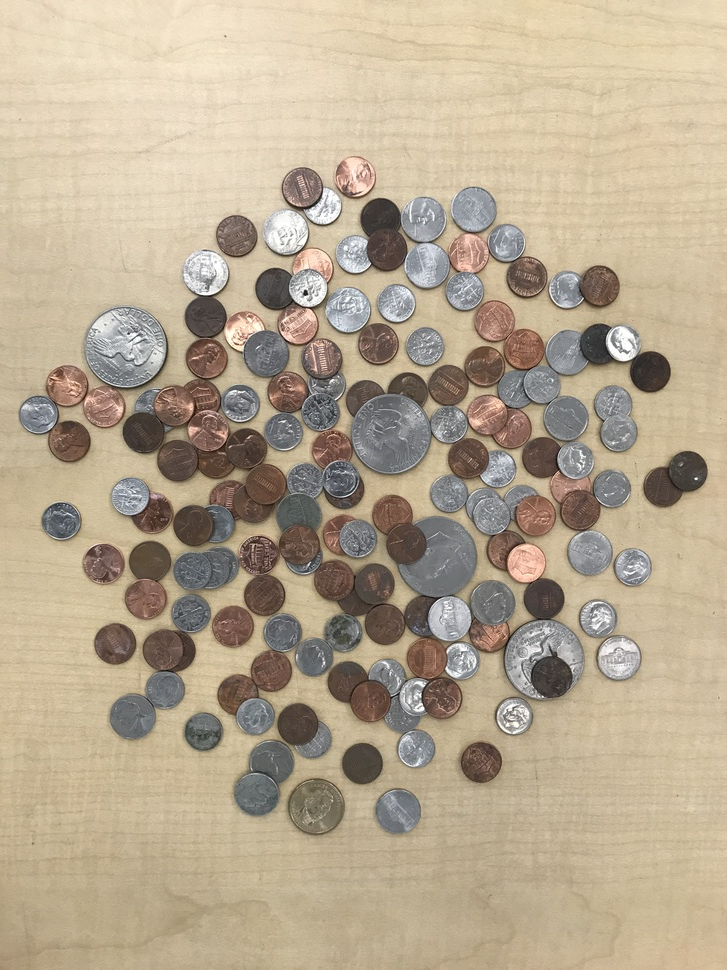
//> input picture circle-detection/image.jpg, 727 x 970 px, shrunk from 3024 x 4032 before the run
$ ./demotest image.jpg   (built with g++ and OpenCV 4)
//> lines starting //> are read from the running program, lines starting //| are printed output that depends on the picture; after the words box and inside, x2 and y2 are one past the last pixel; in counts of white or black regions, pixels touching at a corner belong together
#include <opencv2/core/utility.hpp>
#include "opencv2/imgproc.hpp"
#include "opencv2/imgcodecs.hpp"
#include "opencv2/highgui.hpp"
#include <iostream>
using namespace cv;
using namespace std;
Mat img;
int threshval = 100;
static void on_trackbar(int, void*)
{
    Mat bw = threshval < 128 ? (img < threshval) : (img > threshval);
    Mat labelImage(img.size(), CV_32S);
    int nLabels = connectedComponents(bw, labelImage, 8);
    std::vector<Vec3b> colors(nLabels);
    colors[0] = Vec3b(0, 0, 0);//background
    for(int label = 1; label < nLabels; ++label){
        colors[label] = Vec3b( (rand()&255), (rand()&255), (rand()&255) );
    }
    Mat dst(img.size(), CV_8UC3);
    for(int r = 0; r < dst.rows; ++r){
        for(int c = 0; c < dst.cols; ++c){
            int label = labelImage.at<int>(r, c);
            Vec3b &pixel = dst.at<Vec3b>(r, c);
            pixel = colors[label];
         }
     }
    imshow( "Connected Components", dst );
}
int main( int argc, const char** argv )
{
    CommandLineParser parser(argc, argv, "{@image|stuff.jpg|image for converting to a grayscale}");
    parser.about("\nThis program demonstrates connected components and use of the trackbar\n");
    parser.printMessage();
    cout << "\nThe image is converted to grayscale and displayed, another image has a trackbar\n"
            "that controls thresholding and thereby the extracted contours which are drawn in color\n";
    String inputImage = parser.get<string>(0);
    img = imread(samples::findFile(inputImage), IMREAD_GRAYSCALE);
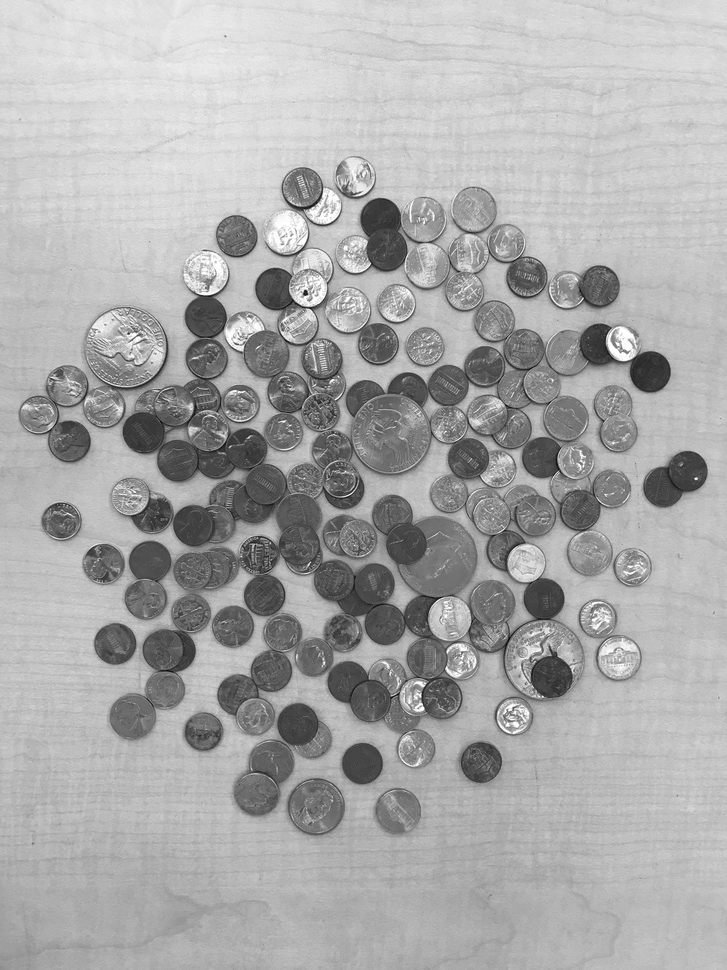
//> img: 970 rows x 727 cols, CV_8UC1; min 5, max 255, mean 169.4
    if(img.empty())
    {
        cout << "Could not read input image file: " << inputImage << endl;
        return EXIT_FAILURE;
    }
    imshow( "Image", img );
    namedWindow( "Connected Components", WINDOW_AUTOSIZE);
    createTrackbar( "Threshold", "Connected Components", &threshval, 255, on_trackbar );
    on_trackbar(threshval, 0);
//> in on_trackbar, `Mat bw = threshval < 128 ? (img < threshval) : (img > threshval);`:
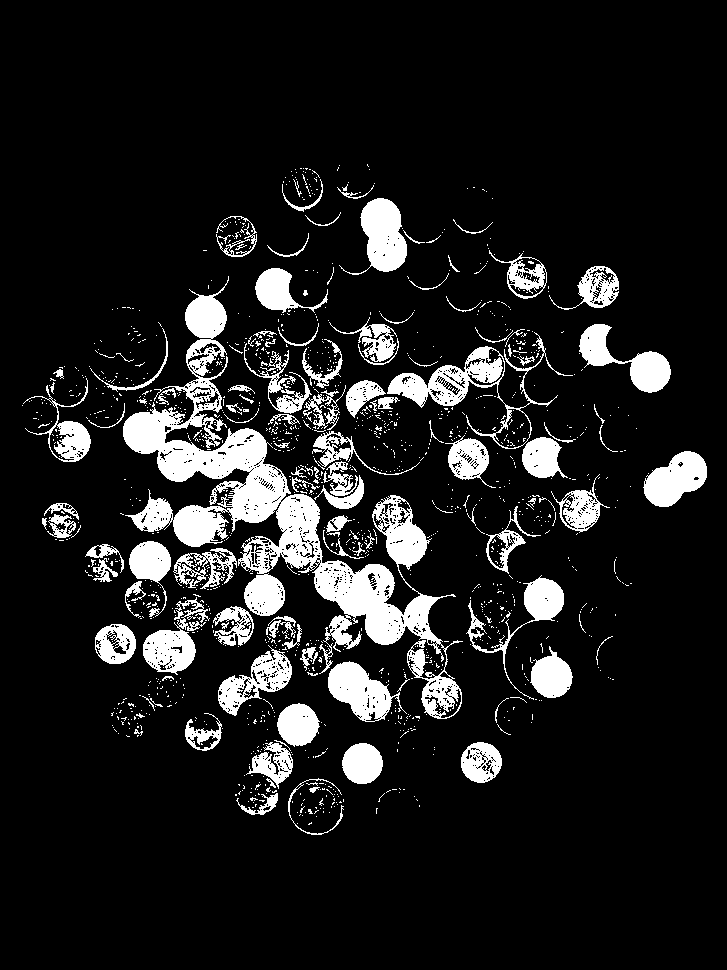
//> bw: 970 rows x 727 cols, CV_8UC1; 11.8% white; 1329 white regions (1212 under 20 px), largest, box (x1, y1, x2, y2) and area: (123, 276, 463, 719) 28358, (387, 332, 573, 449) 3578, (339, 198, 407, 275) 2564
//> in on_trackbar, `int nLabels = connectedComponents(bw, labelImage, 8);`:
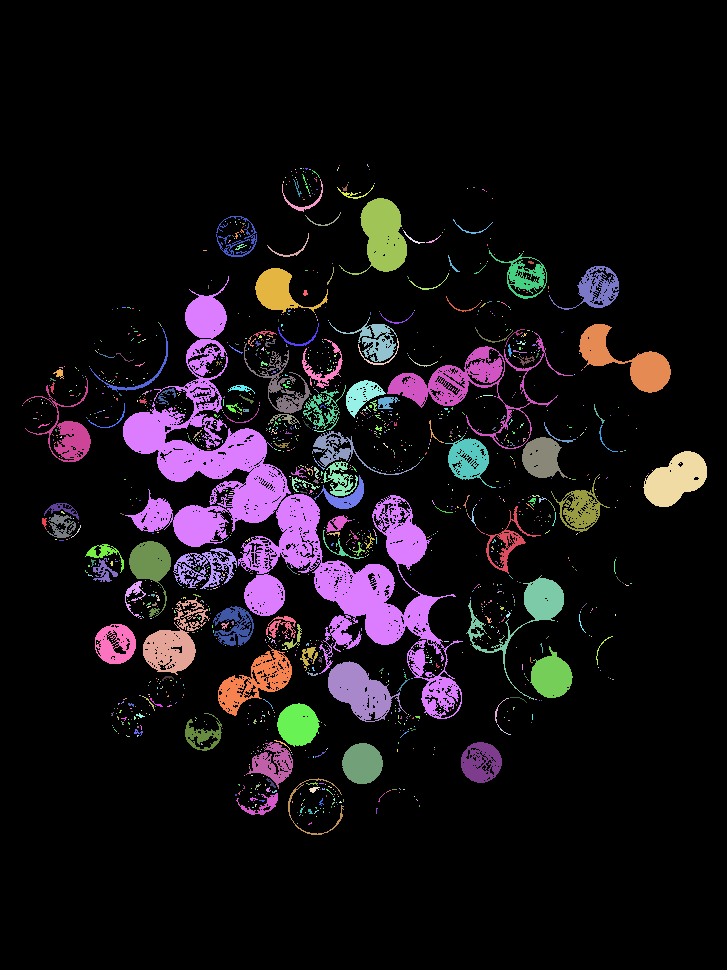
//> labelImage: 970 rows x 727 cols, CV_32SC1; 1330 distinct labels, from 0 to 1329; one colour per label, 0 black
//> in on_trackbar, `int nLabels = connectedComponents(bw, labelImage, 8);`: nLabels = 1330
//> in on_trackbar, `imshow( "Connected Components", dst );`:
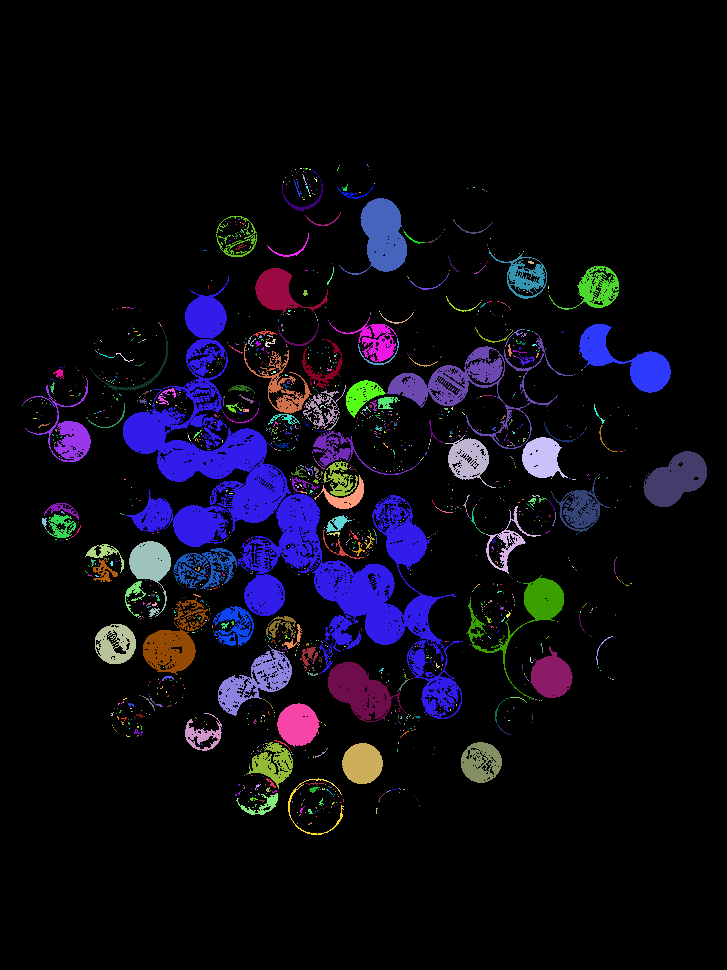
//> window 'Connected Components': 970 rows x 727 cols, CV_8UC3; mean B, G, R 20.1, 9.7, 11.9
    waitKey(0);
    return EXIT_SUCCESS;
}

$ run again, on circle-detection/coins2.jpg
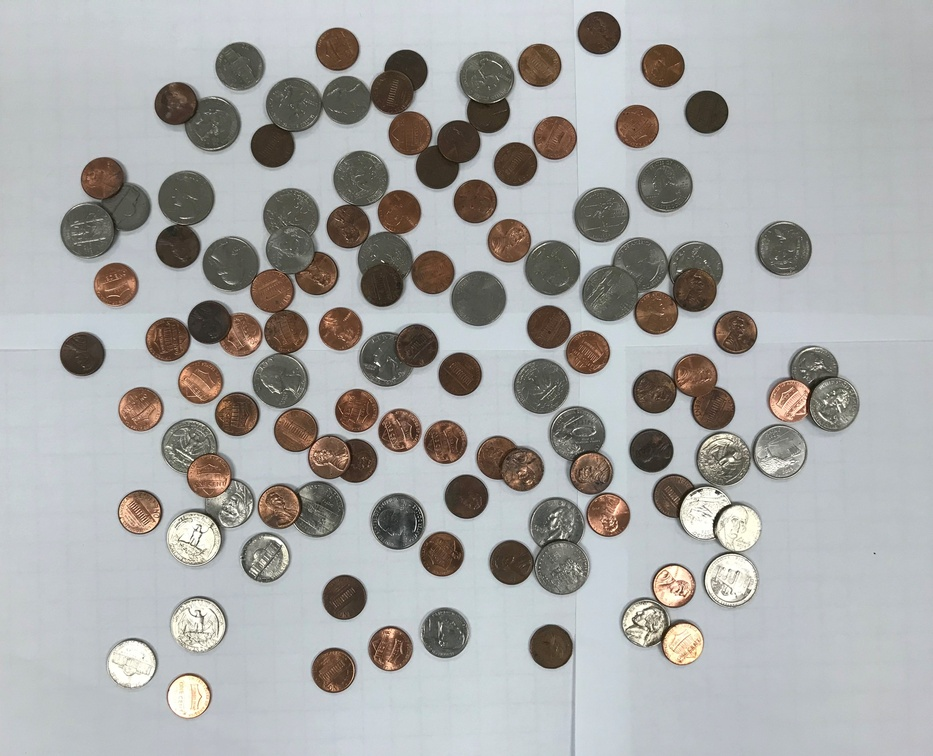
//> input picture circle-detection/coins2.jpg, 933 x 756 px, shrunk from 3696 x 2997 before the run
//> bw: 756 rows x 933 cols, CV_8UC1; 20.3% white; 671 white regions (582 under 20 px), largest, box (x1, y1, x2, y2) and area: (251, 50, 514, 189) 15018, (203, 189, 339, 408) 10971, (327, 151, 454, 307) 9454
//> in on_trackbar, `int nLabels = connectedComponents(bw, labelImage, 8);`:
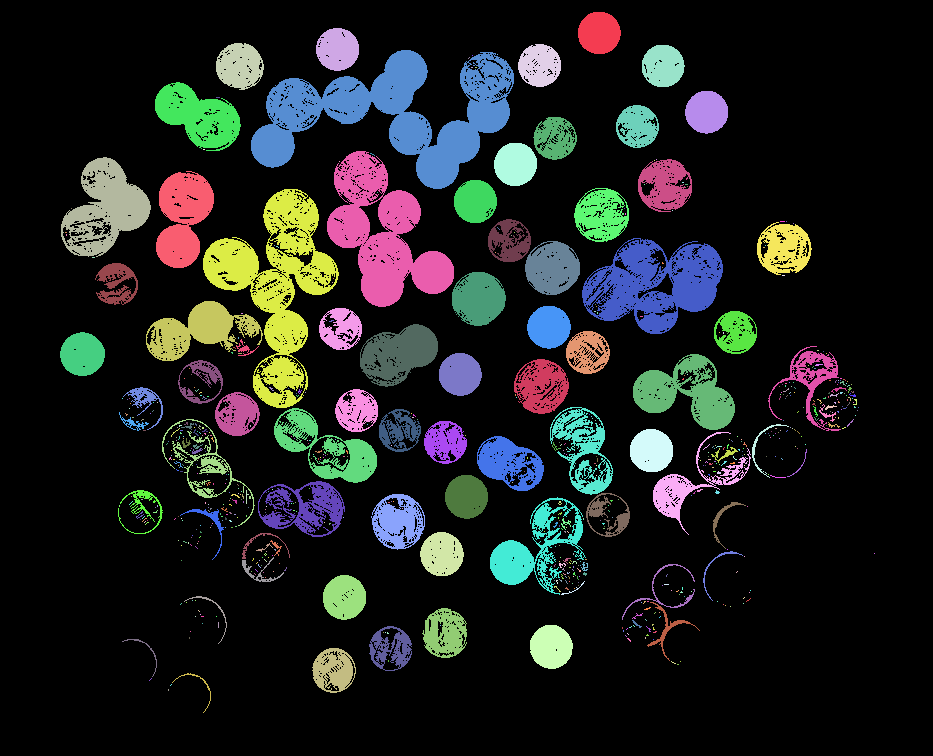
//> labelImage: 756 rows x 933 cols, CV_32SC1; 672 distinct labels, from 0 to 671; one colour per label, 0 black
//> nLabels = 672
//> in on_trackbar, `imshow( "Connected Components", dst );`:
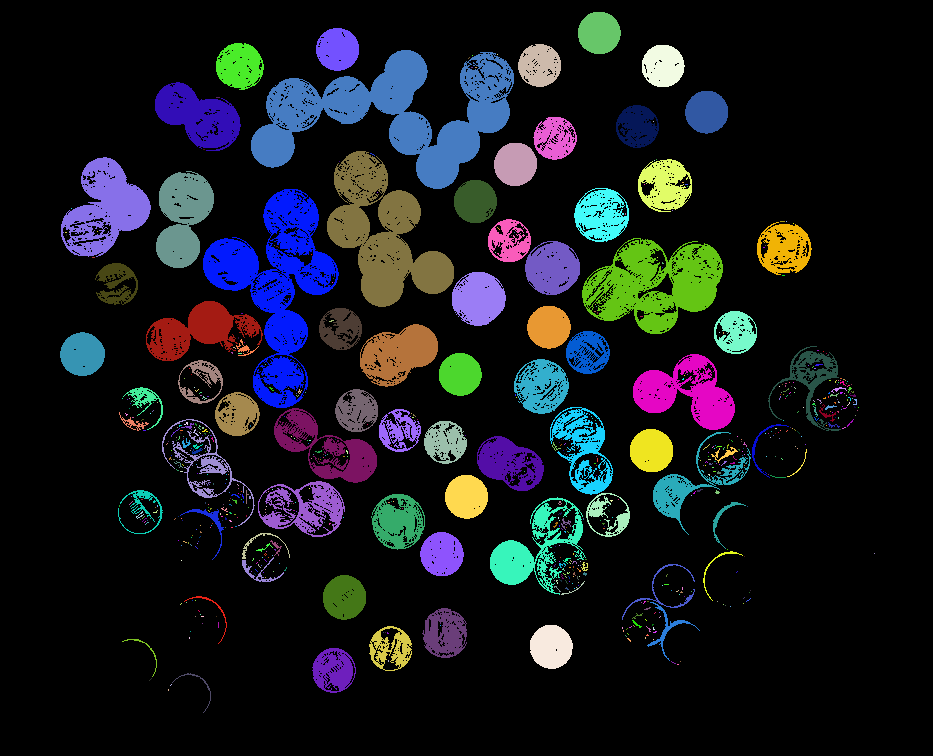
//> window 'Connected Components': 756 rows x 933 cols, CV_8UC3; mean B, G, R 30.3, 25, 22.5
